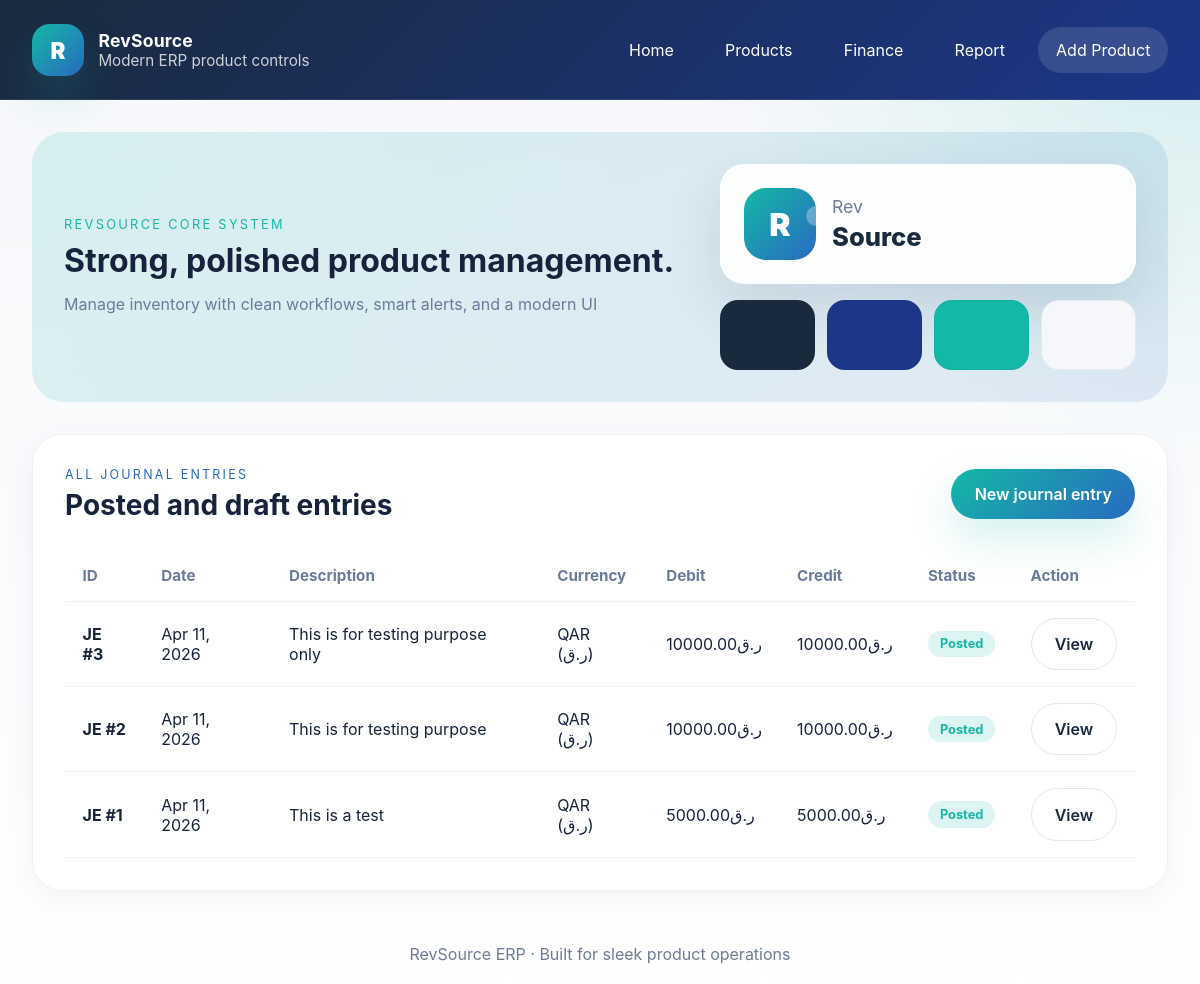
Page /finance/journal/ on the earlier database version.
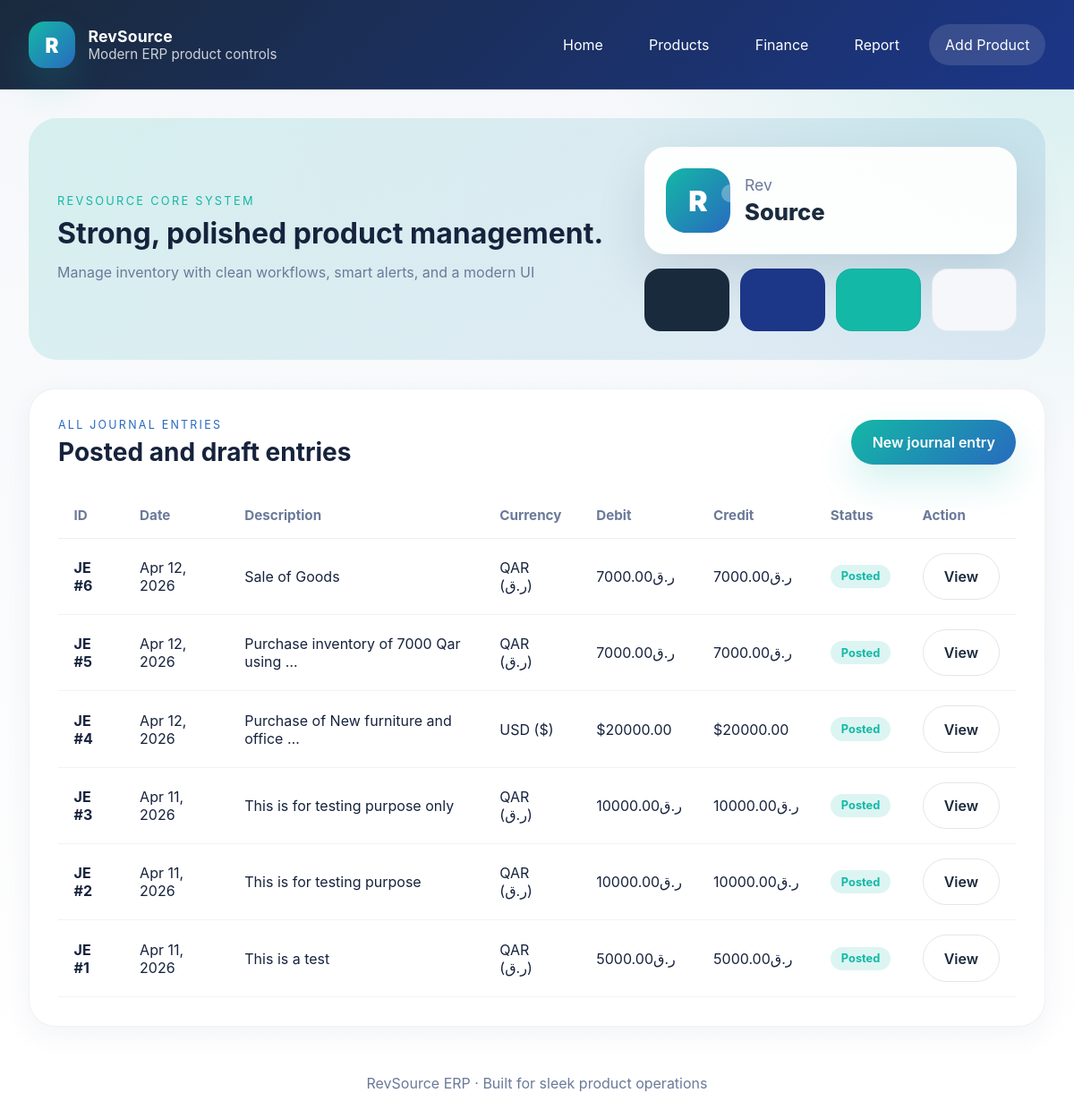
Same page on the later database version.
### finance/models.py (models this page shows, shortened)
class JournalEntry(models.Model):
    date = models.DateField()
    description = models.TextField()
    memo = models.CharField(max_length=255, blank=True)
    currency = models.ForeignKey(Currency, on_delete=models.PROTECT, default=1,
                                help_text="Currency for this journal entry")
    exchange_rate = models.DecimalField(max_digits=12, decimal_places=6, default=Decimal('1.000000'),
                                       help_text="Exchange rate used for this entry")
    posted = models.BooleanField(default=False, help_text="Prevents double posting and modification")
    created_at = models.DateTimeField(auto_now_add=True)
    updated_at = models.DateTimeField(auto_now=True)
    created_by = models.CharField(max_length=255, blank=True)
    class Meta:
        ordering = ['-date', '-id']
    def get_total_debit(self):
        return self.lines.aggregate(models.Sum('debit'))['debit__sum'] or Decimal('0.00')
    def get_total_credit(self):
        return self.lines.aggregate(models.Sum('credit'))['credit__sum'] or Decimal('0.00')

class Currency(models.Model):
    code = models.CharField(max_length=3, unique=True, help_text="ISO currency code (e.g., USD, EUR, QAR)")
    name = models.CharField(max_length=100, help_text="Currency name (e.g., US Dollar, Euro, Qatari Riyal)")
    symbol = models.CharField(max_length=10, help_text="Currency symbol (e.g., $, €, ر.ق)")
    decimal_places = models.PositiveIntegerField(default=2, help_text="Number of decimal places")
    is_active = models.BooleanField(default=True)
    exchange_rate = models.DecimalField(max_digits=12, decimal_places=6, default=Decimal('1.000000'),
                                       help_text="Exchange rate to base currency (1.0 = base currency)")
    is_base = models.BooleanField(default=False, help_text="Is this the base currency for the system?")
    class Meta:
        verbose_name_plural = "currencies"
        ordering = ['code']

### finance/views.py (the view)
# urls.py: path('journal/', JournalEntryListView.as_view(), name='journal-list'),
class JournalEntryListView(ListView):
    model = JournalEntry
    template_name = 'finance/journal_entry_list.html'
    context_object_name = 'entries'
    paginate_by = 20
    def get_queryset(self):
        return JournalEntry.objects.order_by('-date', '-id')

### RevSource_system/context_processors.py (called while the page is built)
def currency_context(request):
    currencies = Currency.objects.filter(is_active=True)
    base_currency = currencies.filter(is_base=True).first()
    return {
        'currencies': currencies,
        'base_currency': base_currency.code if base_currency else 'USD',
    }

### finance/templates/finance/journal_entry_list.html
{% extends 'products/base.html' %}
{% block content %}
<section class="section-panel">
    <div class="section-header">
        <div>
            <p class="section-label">All journal entries</p>
            <h2>Posted and draft entries</h2>
        </div>
        <a href="{% url 'finance:journal-create' %}" class="btn btn-accent">New journal entry</a>
    </div>
    <div class="table-card">
        <table class="product-table">
            <thead>
                <tr>
                    <th>ID</th>
                    <th>Date</th>
                    <th>Description</th>
                    <th>Currency</th>
                    <th>Debit</th>
                    <th>Credit</th>
                    <th>Status</th>
                    <th>Action</th>
                </tr>
            </thead>
            <tbody>
                {% for entry in object_list %}
                <tr>
                    <td><strong>JE #{{ entry.id }}</strong></td>
                    <td>{{ entry.date|date:"M d, Y" }}</td>
                    <td>{{ entry.description|truncatewords:6 }}</td>
                    <td>{{ entry.currency.code }} ({{ entry.currency.symbol }})</td>
                    <td><span data-amount="{{ entry.get_total_debit }}" data-currency="{{ entry.currency.code }}">{{ entry.currency.symbol }}{{ entry.get_total_debit|floatformat:2 }}</span></td>
                    <td><span data-amount="{{ entry.get_total_credit }}" data-currency="{{ entry.currency.code }}">{{ entry.currency.symbol }}{{ entry.get_total_credit|floatformat:2 }}</span></td>
                    <td>
                        {% if entry.posted %}
                            <span class="badge badge-success">Posted</span>
                        {% else %}
                            <span class="badge badge-warning">Draft</span>
                        {% endif %}
                    </td>
                    <td><a href="{% url 'finance:journal-detail' entry.id %}" class="btn btn-outline">View</a></td>
                </tr>
                {% empty %}
                <tr>
                    <td colspan="8" class="empty-state">No journal entries yet. <a href="{% url 'finance:journal-create' %}">Create one</a></td>
                </tr>
                {% endfor %}
            </tbody>
        </table>
    </div>
</section>
{% endblock %}

Differences in the rows shown:
added JournalEntry: id "6", date "Apr 12, 2026", description "Sale of Goods", currency.code "QAR", currency.symbol "ر.ق", get_total_debit "7000.00", get_total_credit "7000.00", posted "Posted"
added JournalEntry: id "5", date "Apr 12, 2026", description "Purchase inventory of 7000 Qar using …", currency.code "QAR", currency.symbol "ر.ق", get_total_debit "7000.00", get_total_credit "7000.00", posted "Posted"
added JournalEntry: id "4", date "Apr 12, 2026", description "Purchase of New furniture and office …", currency.code "USD", currency.symbol "$", get_total_debit "20000.00", get_total_credit "20000.00", posted "Posted"
